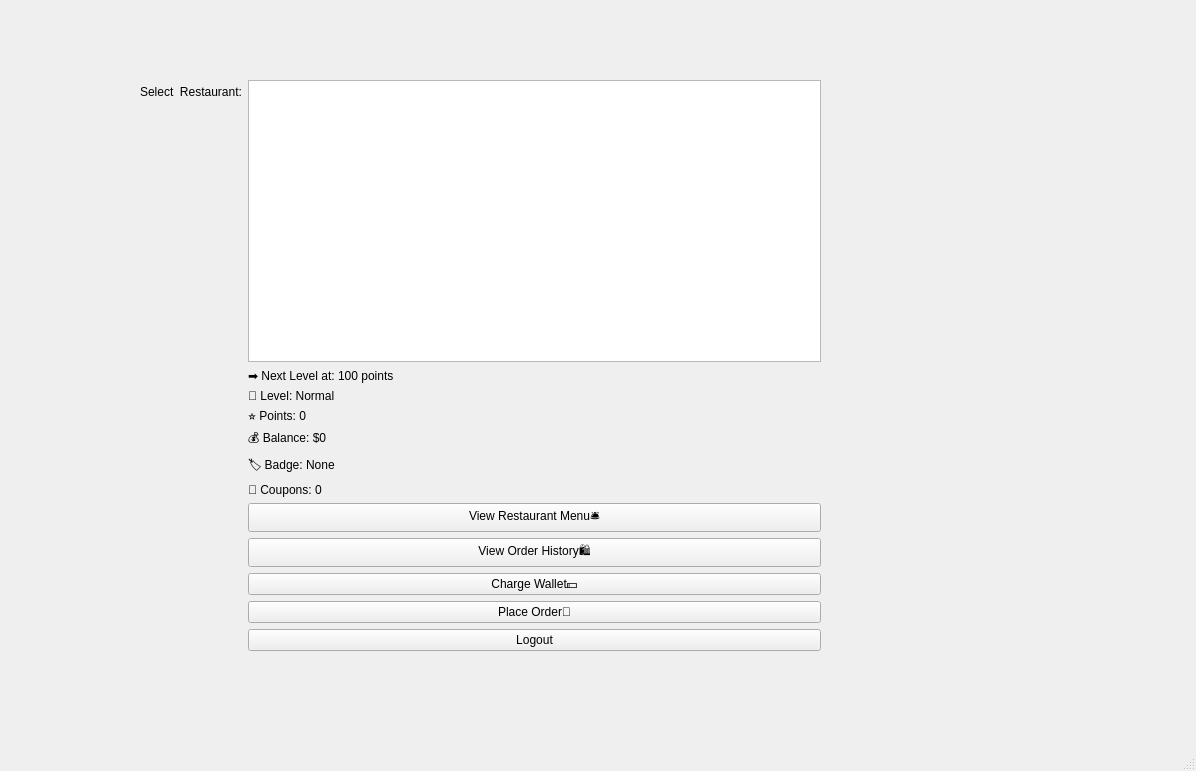
<?xml version="1.0" encoding="UTF-8"?>
<ui version="4.0">
 <class>CustomerPanelWindow</class>
 <widget class="QMainWindow" name="CustomerPanelWindow">
  <property name="geometry">
   <rect>
    <x>0</x>
    <y>0</y>
    <width>1196</width>
    <height>771</height>
   </rect>
  </property>
  <property name="windowTitle">
   <string>MainWindow</string>
  </property>
  <widget class="QWidget" name="centralwidget">
   <widget class="QWidget" name="formLayoutWidget">
    <property name="geometry">
     <rect>
      <x>140</x>
      <y>80</y>
      <width>681</width>
      <height>571</height>
     </rect>
    </property>
    <layout class="QFormLayout" name="formLayout">
     <item row="0" column="0">
      <widget class="QLabel" name="label">
       <property name="text">
        <string>Select  Restaurant:</string>
       </property>
      </widget>
     </item>
     <item row="9" column="1">
      <widget class="QPushButton" name="pushButton_charge_wallet">
       <property name="text">
        <string>Charge Wallet💵</string>
       </property>
      </widget>
     </item>
     <item row="0" column="1">
      <widget class="QListWidget" name="listWidget_restaurants"/>
     </item>
     <item row="7" column="1">
      <widget class="QPushButton" name="pushButton_view_menu">
       <property name="text">
        <string>View Restaurant Menu🛎</string>
       </property>
      </widget>
     </item>
     <item row="8" column="1">
      <widget class="QPushButton" name="pushButton_order_history">
       <property name="text">
        <string>View Order History🛍</string>
       </property>
      </widget>
     </item>
     <item row="10" column="1">
      <widget class="QPushButton" name="pushButton_place_order">
       <property name="text">
        <string>Place Order🎰</string>
       </property>
      </widget>
     </item>
     <item row="11" column="1">
      <widget class="QPushButton" name="pushButton_logout">
       <property name="text">
        <string>Logout</string>
       </property>
      </widget>
     </item>
     <item row="2" column="1">
      <widget class="QLabel" name="label_level">
       <property name="text">
        <string>🏅 Level: Normal</string>
       </property>
      </widget>
     </item>
     <item row="4" column="1">
      <widget class="QLabel" name="label_balance">
       <property name="text">
        <string>💰 Balance: $0</string>
       </property>
      </widget>
     </item>
     <item row="3" column="1">
      <widget class="QLabel" name="label_points">
       <property name="text">
        <string>⭐ Points: 0</string>
       </property>
      </widget>
     </item>
     <item row="5" column="1">
      <widget class="QLabel" name="label_badge">
       <property name="text">
        <string>🏷️ Badge: None</string>
       </property>
      </widget>
     </item>
     <item row="6" column="1">
      <widget class="QLabel" name="label_coupons">
       <property name="text">
        <string>🎫 Coupons: 0</string>
       </property>
      </widget>
     </item>
     <item row="1" column="1">
      <widget class="QLabel" name="label_next_level">
       <property name="text">
        <string>➡️ Next Level at: 100 points</string>
       </property>
      </widget>
     </item>
    </layout>
   </widget>
  </widget>
  <widget class="QMenuBar" name="menubar">
   <property name="geometry">
    <rect>
     <x>0</x>
     <y>0</y>
     <width>1196</width>
     <height>26</height>
    </rect>
   </property>
  </widget>
  <widget class="QStatusBar" name="statusbar"/>
 </widget>
 <resources/>
 <connections/>
</ui>
